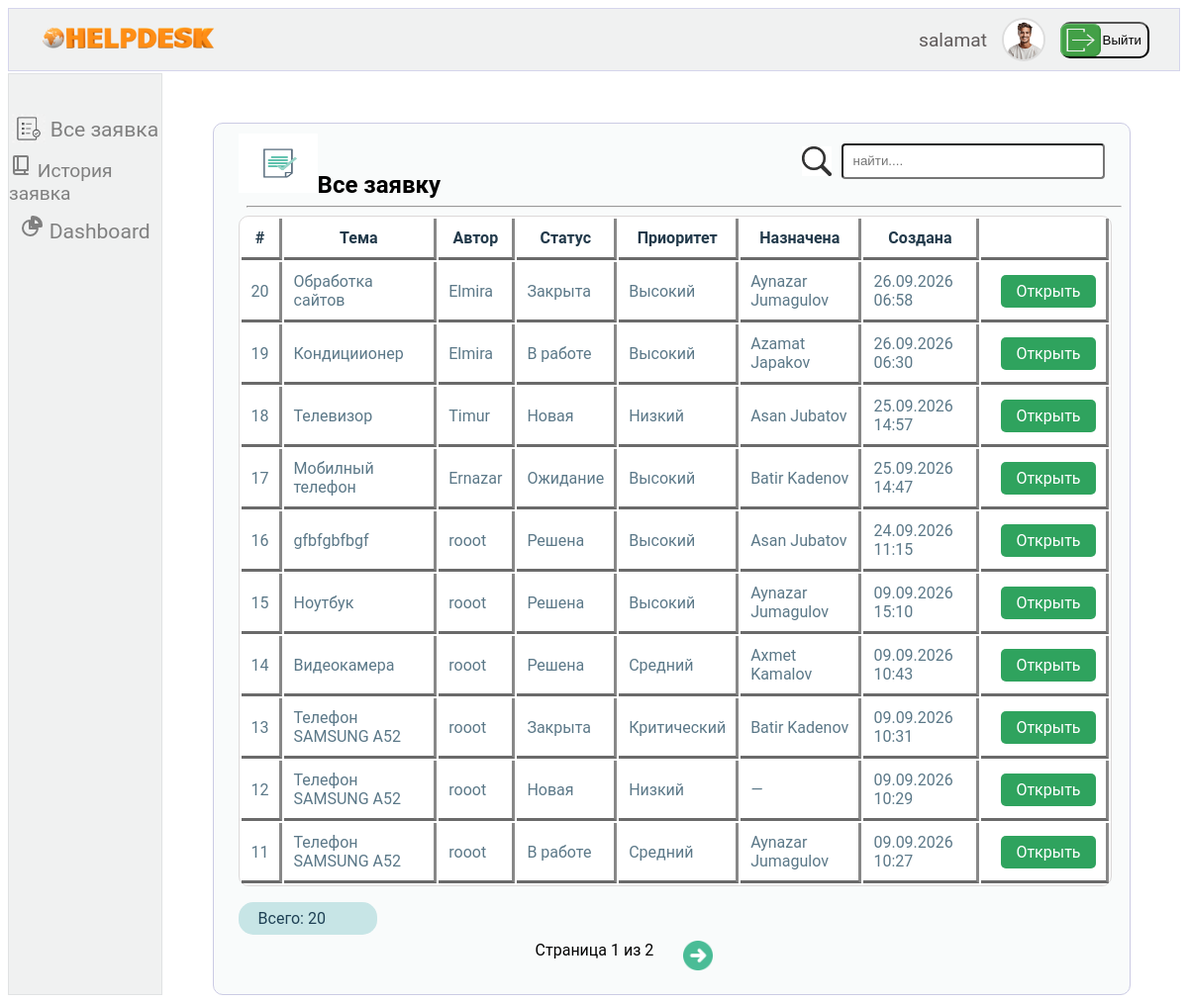
The app's page /all-tickets/ (signed in) with its own data.
### users/models.py (models this page shows, shortened)
class User(AbstractUser):
    class Roles(models.TextChoices):
        CLIENT = 'client', 'Клиент'
        SUPPORT = 'support', 'Сотрудник поддержки'
        ADMIN = 'admin', 'Администратор'
    role = models.CharField(max_length=10, choices=Roles.choices, default=Roles.CLIENT)
    photo = models.ImageField(upload_to='users/%Y/%m/%d', null=True, blank=True, verbose_name='Фотография')
    birth_date = models.DateField(blank=True, null=True, verbose_name='Дата рождения')
    ONLINE_THRESHOLD = timedelta(minutes=15)

### helpdeskside/models.py (models this page shows, shortened)
class Ticket(models.Model):
    class Status(models.TextChoices):
        NEW = 'NEW', 'Новая'
        IN_PROGRESS = 'IN_PROGRESS', 'В работе'
        WAITING = 'WT', 'Ожидание'
        RESOLVED = 'RL', 'Решена'
        CLOSED = 'CL', 'Закрыта'
    class Priority(models.TextChoices):
        LOW = 'LOW', 'Низкий'
        MEDIUM = 'MEDIUM', 'Средний'
        HIGH = 'HIGH', 'Высокий'
        CRITICAL = 'CRITICAL', 'Критический'
    title = models.CharField(max_length=250, verbose_name='Заголовка')
    description = models.TextField(verbose_name='Описание')
    author = models.ForeignKey(
        settings.AUTH_USER_MODEL,
        on_delete=models.CASCADE,
        related_name='created_tickets')
    assigned_to = models.ForeignKey(
        Employee,
        on_delete=models.SET_NULL,
        null=True,
        blank=True,
        related_name='tickets'
    )
    status = models.CharField(max_length=12, choices=Status.choices, default=Status.NEW)
    priority = models.CharField(max_length=8, choices=Priority.choices, default=Priority.LOW, verbose_name='Приоритет')
    created = models.DateTimeField(auto_now_add=True)
    updated = models.DateTimeField(auto_now=True)
    class Meta:
        ordering = ['-created']

class Employee(models.Model):
    user = models.OneToOneField(
        settings.AUTH_USER_MODEL,
        on_delete=models.CASCADE,
        related_name='employee_profile'
    )
    phone_number = models.CharField(max_length=20, blank=True)
    created = models.DateTimeField(auto_now_add=True)
    updated = models.DateTimeField(auto_now=True)
    def __str__(self):
        return self.user.get_full_name() or self.user.username
    class Meta:
        ordering = ['user__first_name', 'user__last_name']

### helpdeskside/views.py (the view)
# urls.py: path('all-tickets/', views.all_tickets, name='all_tickets'),
@login_required
@role_required('support', 'admin')
def all_tickets(request):
    tickets = Ticket.objects.all().order_by('-created')
    paginator = Paginator(tickets, 10)
    page_number = request.GET.get('page')
    page_obj = paginator.get_page(page_number)
    return render(request, 'helpdeskside/all_tickets.html', {'page_obj': page_obj})

### helpdeskside/templates/helpdeskside/all_tickets.html (shortened to what this page needs)
{% extends "users/support_dashboard.html" %}
{% load static%}
{% block all_tickets_content %}
<div class="employee-all-tickets-page">
    <div class="employee-all-tickets-inner">
        <div class="employee-all-tickets-title">
            <h2 class="all-tickets-title"><img src="/static/images/images 11.png" class="my-tickets-img">Все заявку
            </h2>
            <div class="my-tickets-search-row" style="margin-right: 25px">
                <img src="/static/images/search-images13 .png" style="height: 30px;"><input type="text"
                                                                                            placeholder="найти...."
                                                                                            class="my-tickets-input">
            </div>
        </div>
        <hr style="width: 98%">
        <table cellpadding="10" style="width: 98%">
            <thead>
            <tr>
                <th>#</th>
                <th>Тема</th>
                <th>Автор</th>
                <th>Статус</th>
                <th>Приоритет</th>
                <th>Назначена</th>
                <th>Создана</th>
                <th></th>
            </tr>
            </thead>
            <tbody>
            {% for item in page_obj %}
            <tr>
                <td>{{ item.pk }}</td>
                <td>{{ item.title }}</td>
                <td>{{ item.author }}</td>
                <td>{{ item.get_status_display }}</td>
                <td>{{ item.get_priority_display }}</td>
                <td>
                    {% if item.assigned_to %}
                    {{ item.assigned_to }}
                    {% else %}
                    <em>—</em>
                    {% endif %}
                </td>
                <td>{{ item.created|date:"d.m.Y H:i" }}</td>
                <td>
                    <a href="{% url 'helpdeskside:employee_ticket_detail' item.pk %}" class="client-ticket-open">
                        Открыть
                    </a>
                </td>
            </tr>
            {% empty %}
            <tr>
                <td colspan="8">Заявок пока нет</td>
            </tr>
            {% endfor %}
            </tbody>
        </table>
        <p class="employee-all-tickets-count">Всего: {{ page_obj.paginator.count }}</p>
        {% if page_obj.has_other_pages %}
        <div class="employee-pagination">
            <span>Страница {{ page_obj.number }} из {{ page_obj.paginator.num_pages }}</span>
            {% if page_obj.has_next %}
            <a href="?page={{ page_obj.next_page_number }}"><img src="/static/images/next-ikonka.png"
                                                                 style="height: 30px;"></a></a>
            {% endif %}
        </div>
        {% endif %}
    </div>
</div>
{% endblock %}

### users/templates/users/support_dashboard.html (shortened to what this page needs)
{% extends "helpdeskside/base.html" %}
{% load static %}
{% block content %}
<div class="employee-page">
    <header class="main-header-top-for-support">
        <nav class="navbar-for-support">
            <a href="{% url 'helpdeskside:home' %}"><img src="/static/images/helpdesk.png" width="180" height="120"
                                                         style="margin-top: 10px"></a>
            <aside class="users-autenticate">
                {% if user.is_authenticated %}
                <a href="{% url 'users:profile'%}" class="users-information">{{ user.username }}</a>
                {% if user.photo %}
                <img src="{{ user.photo.url }}" alt="{{ user.username }}" class="user-avatar">
                {% else %}
                <img src="{% static 'images/default-avatar.png' %}" alt="{{ user.username }}" class="user-avatar">
                {% endif %}
                <div class="logout-side">
                    <form method="post" action="{% url 'users:logout' %}">
                        <button type="submit" class="logout-btn"><img src="/static/images/logout4.png"
                                                                      style="margin-left: -10px" width="80px"
                                                                      height="37px">Выйти
                        </button>
                    </form>
                </div>
                {% else %}
                <a href="{% url 'users:login' %}" class="users-information">Войти</a>
                <a href="{% url 'users:register' %}" class="users-information">Регистрация</a>
                {% endif %}
            </aside>
        </nav>
    </header>
    <main class="employee-page-inner">
        <aside class="employee-ticket-row">
            <div class="employee-ticket-row-inner">
                <img src="/static/images/all-orders.png" style="height: 30px" class="employee-ticket-row-img">
                <a href="{% url 'helpdeskside:all_tickets' %}" class="employee-ticket-url">Все заявка</a>
            </div>
            <a href="{% url 'helpdeskside:history_tickets' %}" class="history-ticket-url">
                История заявка</a>
            <a href="{% url 'helpdeskside:dashboard_statistics' %}" class="employee-ticket-url">
                Dashboard</a>
        </aside>
        <div class="employee-ticket-inform">
            <section class="dashboard-content">
                {% block all_tickets_content %}{% endblock %}
            </section>
        </div>
    </main>
</div>
{% endblock %}

### helpdeskside/static/CSS.css (style rules this page uses)
body { font-family: 'Roboto', sans-serif; }
a { text-decoration: none; }
p { color: #1e4155; }
table { background-color: white; color: white; border: 1px solid #dcd9d9; border-radius: 10px; }
td { color: #5b7888; border-color: #2f414a; border-bottom: inset; border-bottom-color: #6a6a6a; border-right: inset; border-right-color: #888888; }
th { color: #21394a; border-color: #2f414a; border-top-color: #3a4e59; border-bottom: inset; border-bottom-color: #6a6a6a; border-right: inset; border-right-color: #888888; }
tr { color: #f1eaea; border-color: #2f414a; border-bottom: inset; border-bottom-color: #6a6a6a; border-right: dashed; }
.client-ticket-open { padding: 7px 15px; background-color: #2fa35e; border-radius: 5px; color: white; margin-left: 10px; }
.employee-page { display: flex; flex-direction: column; gap: 2px; }
.employee-ticket-row { width: 15%; display: flex; flex-direction: column; align-items: center; gap: 10px; min-height: 100vh; background-color: #f0f1f1; font-size: 1.2em; border: 1px solid #e0e2e3; }
.employee-ticket-row-inner { display: flex; flex-direction: row; align-items: center; gap: 5px; margin-top: 40px; }
.employee-ticket-row-img { background-color: gray; }
.employee-page-inner { width: 100%; display: flex; flex-direction: row; }
.employee-all-tickets-page { width: 90%; margin: 0 auto; margin-top: 50px; border: 1px solid #cbcbe4; border-radius: 10px; background-color: #f9fbfb; }
.employee-all-tickets-inner { margin-left: 25px; }
.employee-all-tickets-title { display: flex; height: 75px; flex-direction: row; justify-content: space-between; align-items: center; }
.employee-all-tickets-count { width: 100px; padding: 7px 20px; background-color: #c7e5e6; border-radius: 15px; color: #1e4155; margin-right: 25px; }
.employee-ticket-inform { width: 100%; }
.employee-pagination { width: 300px; display: flex; flex-direction: row; gap: 30px; margin: 0 auto; padding-bottom: 20px; margin-top: -10px; }
.employee-ticket-url { font-size: 1.1em; color: gray; }
.navbar-for-support { height: 60px; display: flex; flex-direction: row; align-items: center; justify-content: space-between; padding: 1px 30px 1px 30px; background-color: #f0f1f1; border: 1px solid #d5d5ec; }
.users-autenticate { display: flex; flex-direction: row; align-items: center; gap: 15px; }
.users-information { color: #605b5b; text-decoration: none; font-size: 1.2em; }
.user-avatar { width: 40px; height: 40px; border-radius: 50%; object-fit: cover; border: 2px solid #ddd; }
.logout-btn { width: 90px; height: 37px; display: flex; flex-direction: row; align-items: center; border-radius: 10px; }
.my-tickets-search-row { display: flex; flex-direction: row; align-items: center; gap: 10px; }
.my-tickets-input { width: 250px; height: 30px; border-radius: 4px; padding-left: 10px; }
.my-tickets-img { width: 80px; height: 60px; margin-top: 10px; }
tr { color: #224b65; }
.history-ticket-url { color: gray; }

### records on screen
User: username "salamat", photo (picture)
Ticket: pk "20", title "Обработка сайтов", author "Elmira", status "Закрыта", priority "Высокий", assigned_to "Aynazar Jumagulov", created "26.09.2026 06:58"
Ticket: pk "19", title "Кондициионер", author "Elmira", status "В работе", priority "Высокий", assigned_to "Azamat Japakov", created "26.09.2026 06:30"
Ticket: pk "18", title "Телевизор", author "Timur", status "Новая", priority "Низкий", assigned_to "Asan Jubatov", created "25.09.2026 14:57"
Ticket: pk "17", title "Мобилный телефон", author "Ernazar", status "Ожидание", priority "Высокий", assigned_to "Batir Kadenov", created "25.09.2026 14:47"
Ticket: pk "16", title "gfbfgbfbgf", author "rooot", status "Решена", priority "Высокий", assigned_to "Asan Jubatov", created "24.09.2026 11:15"
Ticket: pk "15", title "Ноутбук", author "rooot", status "Решена", priority "Высокий", assigned_to "Aynazar Jumagulov", created "09.09.2026 15:10"
Ticket: pk "14", title "Видеокамера", author "rooot", status "Решена", priority "Средний", assigned_to "Axmet Kamalov", created "09.09.2026 10:43"
Ticket: pk "13", title "Телефон SAMSUNG A52", author "rooot", status "Закрыта", priority "Критический", assigned_to "Batir Kadenov", created "09.09.2026 10:31"
Ticket: pk "12", title "Телефон SAMSUNG A52", author "rooot", status "Новая", priority "Низкий", created "09.09.2026 10:29"
Ticket: pk "11", title "Телефон SAMSUNG A52", author "rooot", status "В работе", priority "Средний", assigned_to "Aynazar Jumagulov", created "09.09.2026 10:27"

### other values on screen
{{ page_obj.paginator.count }} "20"
{{ page_obj.number }} "1"
{{ page_obj.paginator.num_pages }} "2"
